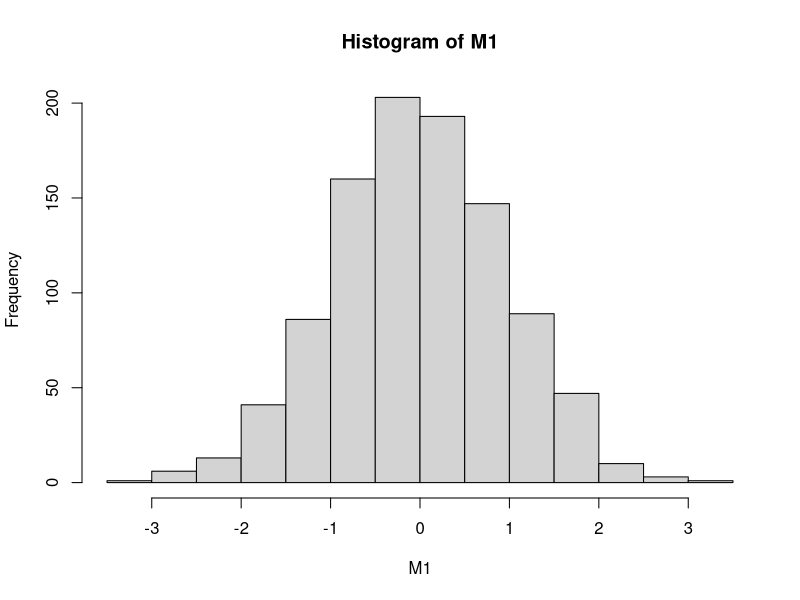
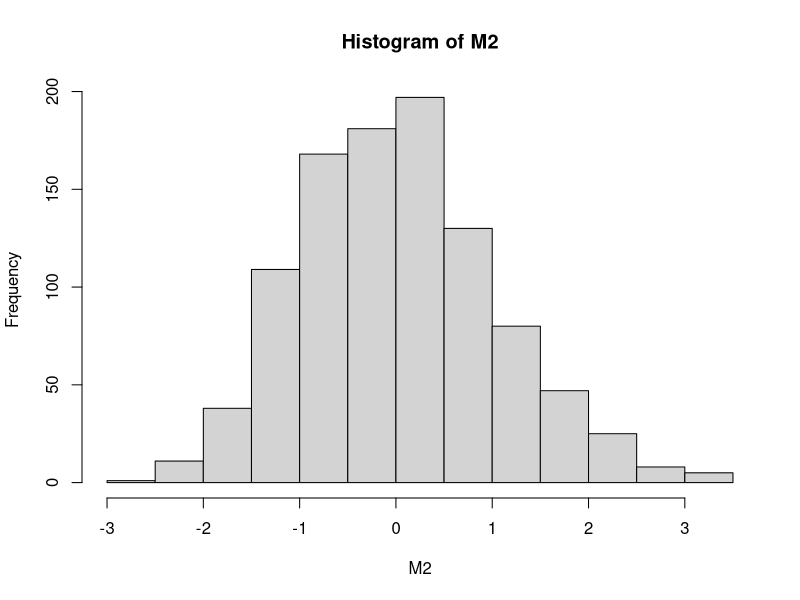

Write R code to recreate these figures, in order.
## ---- chunk 1

simf = function(seed){
  
  set.seed(seed)
  Y = rnorm(100, mean = 15, sd = sqrt(116))
  Y2 = ((Y-15)^2)/116
  
  c(mean(Y), mean(Y2))
}

## ---- chunk 2
simf(1)
## ---- chunk 3

M = matrix(nrow = 1000, ncol = 2)

for (i in 1:1000){
  M[i,] = simf(i)
}
  
## ---- chunk 4
apply(M, 2, mean)
apply(M, 2, var)
## ---- chunk 5

M1 = M[, 1]
M2 = M[, 2]

M1 = (M1 - 15)/sqrt(1.16)
M2 = (M2 - 1)/sqrt(0.02)

hist(M1)
hist(M2)
